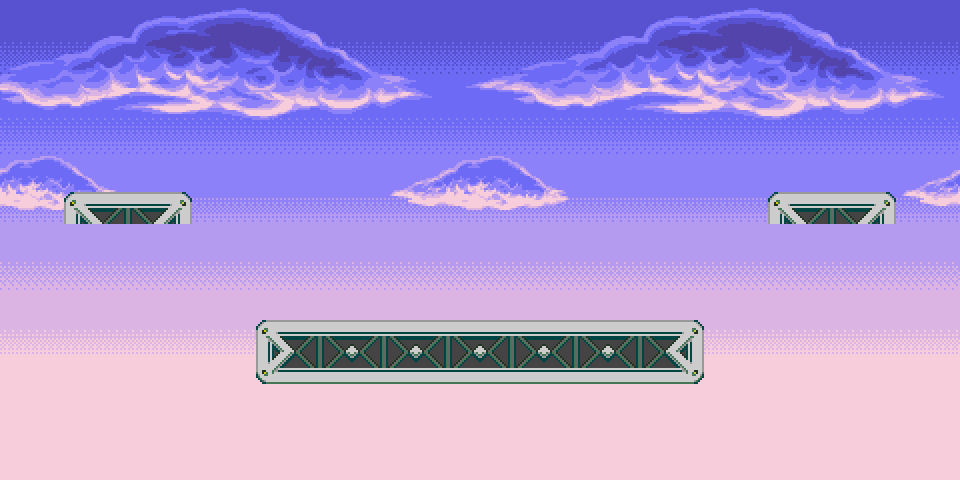

Tiled map render using the project's own tile images. Description and the whole map definition, tile-layer contents included, below:
An orthogonal 30x15 tile map with 32x32 px tiles, 2 tile layers (background, tileLayer) and 3 objects.

<map version="1.10" tiledversion="1.10.2" orientation="orthogonal" renderorder="right-down" width="30" height="15" tilewidth="32" tileheight="32" infinite="0" nextlayerid="6" nextobjectid="8">
 <tileset firstgid="1" name="KMVmapKjeh" tilewidth="32" tileheight="32" tilecount="16384" columns="128">
  <image source="PlataGoTileset.png" width="4096" height="4096" />
 </tileset>
 <objectgroup id="4" name="mainPlatform">
  <object id="3" x="256.347" y="319.982" width="446.759" height="63.7573" />
 </objectgroup>
 <objectgroup id="5" name="otherPlatforms">
  <object id="5" x="768.425" y="192.26" width="126.325" height="30.8109" />
  <object id="7" x="64.703" y="191.644" width="126.325" height="30.8109" />
 </objectgroup>
 <layer id="1" name="background" width="30" height="15">
  <data encoding="csv">
12035,12036,12037,12038,12039,12040,12041,12042,12043,12044,12045,12046,12047,12048,12033,12034,12035,12036,12037,12038,12039,12040,12041,12042,12043,12044,12045,12046,12047,12048,
12163,12164,12165,12166,12167,12168,12169,12170,12171,12172,12173,12174,12175,12176,12161,12162,12163,12164,12165,12166,12167,12168,12169,12170,12171,12172,12173,12174,12175,12176,
12291,12292,12293,12294,12295,12296,12297,12298,12299,12300,12301,12302,12303,12304,12289,12290,12291,12292,12293,12294,12295,12296,12297,12298,12299,12300,12301,12302,12303,12304,
12419,12420,12421,12422,12423,12424,12425,12426,12427,12428,12429,12430,12431,12432,12417,12418,12419,12420,12421,12422,12423,12424,12425,12426,12427,12428,12429,12430,12431,12432,
12545,12546,12547,12548,12549,12549,12550,12551,12552,12553,12554,12558,12559,12560,12545,12546,12547,12548,12549,12550,12551,12552,12553,12554,12555,12556,12557,12558,12559,12560,
12673,12674,12675,12676,12677,12677,12678,12679,12680,12681,12682,12686,12687,12688,12673,12674,12675,12676,12677,12678,12679,12680,12681,12682,12683,12684,12685,12686,12687,12688,
12801,12802,12803,12804,12805,12805,12806,12807,12808,12809,12810,12814,12815,12816,12801,12802,12803,12804,12805,12806,12807,12808,12809,12810,12811,12812,12813,12814,12815,12816,
12929,12930,12931,12932,12933,12934,12935,12936,12937,12938,12939,12940,12941,12942,12929,12930,12931,12932,12933,12934,12935,12936,12937,12938,12939,12940,12941,12942,12943,12944,
13057,13058,13059,13060,13061,13062,13063,13064,13065,13066,13067,13068,13069,13070,13057,13058,13059,13060,13061,13062,13063,13064,13065,13066,13067,13068,13069,13070,13071,13072,
13185,13186,13187,13188,13189,13190,13191,13192,13193,13194,13195,13196,13197,13198,13185,13186,13187,13188,13189,13190,13191,13192,13193,13194,13195,13196,13197,13198,13199,13200,
13313,13314,13315,13316,13317,13318,13319,13320,13321,13322,13323,13324,13325,13326,13313,13314,13315,13316,13317,13318,13319,13320,13321,13322,13323,13324,13325,13326,13327,13328,
13441,13442,13443,13444,13445,13446,13447,13448,13449,13450,13451,13452,13453,13454,13441,13442,13443,13444,13445,13446,13447,13448,13449,13450,13451,13452,13453,13454,13455,13456,
13569,13570,13571,13572,13573,13574,13575,13576,13577,13578,13579,13580,13581,13582,13569,13570,13571,13572,13573,13574,13575,13576,13577,13578,13579,13580,13581,13582,13583,13584,
13697,13698,13699,13700,13701,13702,13703,13704,13705,13706,13707,13708,13709,13710,13697,13698,13699,13700,13701,13702,13703,13704,13705,13706,13707,13708,13709,13710,13711,13712,
13825,13826,13827,13828,13829,13830,13831,13832,13833,13834,13835,13836,13837,13838,13825,13826,13827,13828,13829,13830,13831,13832,13833,13834,13835,13836,13837,13838,13839,13840
</data>
 </layer>
 <layer id="2" name="tileLayer" width="30" height="15">
  <data encoding="csv">
0,0,0,0,0,0,0,0,0,0,0,0,0,0,0,0,0,0,0,0,0,0,0,0,0,0,0,0,0,0,
0,0,0,0,0,0,0,0,0,0,0,0,0,0,0,0,0,0,0,0,0,0,0,0,0,0,0,0,0,0,
0,0,0,0,0,0,0,0,0,0,0,0,0,0,0,0,0,0,0,0,0,0,0,0,0,0,0,0,0,0,
0,0,0,0,0,0,0,0,0,0,0,0,0,0,0,0,0,0,0,0,0,0,0,0,0,0,0,0,0,0,
0,0,0,0,0,0,0,0,0,0,0,0,0,0,0,0,0,0,0,0,0,0,0,0,0,0,0,0,0,0,
0,0,0,0,0,0,0,0,0,0,0,0,0,0,0,0,0,0,0,0,0,0,0,0,0,0,0,0,0,0,
0,0,5249,5250,5251,5252,0,0,0,0,0,0,0,0,0,0,0,0,0,0,0,0,0,0,5249,5250,5251,5252,0,0,
0,0,0,0,0,0,0,0,0,0,0,0,0,0,0,0,0,0,0,0,0,0,0,0,0,0,0,0,0,0,
0,0,0,0,0,0,0,0,0,0,0,0,0,0,0,0,0,0,0,0,0,0,0,0,0,0,0,0,0,0,
0,0,0,0,0,0,0,0,0,0,0,0,0,0,0,0,0,0,0,0,0,0,0,0,0,0,0,0,0,0,
0,0,0,0,0,0,0,0,5249,5250,5251,5250,5251,5250,5251,5250,5251,5250,5251,5250,5251,5252,0,0,0,0,0,0,0,0,
0,0,0,0,0,0,0,0,5633,5634,5635,5634,5635,5634,5635,5634,5635,5634,5635,5634,5635,5636,0,0,0,0,0,0,0,0,
0,0,0,0,0,0,0,0,0,0,0,0,0,0,0,0,0,0,0,0,0,0,0,0,0,0,0,0,0,0,
0,0,0,0,0,0,0,0,0,0,0,0,0,0,0,0,0,0,0,0,0,0,0,0,0,0,0,0,0,0,
0,0,0,0,0,0,0,0,0,0,0,0,0,0,0,0,0,0,0,0,0,0,0,0,0,0,0,0,0,0
</data>
 </layer>
</map>